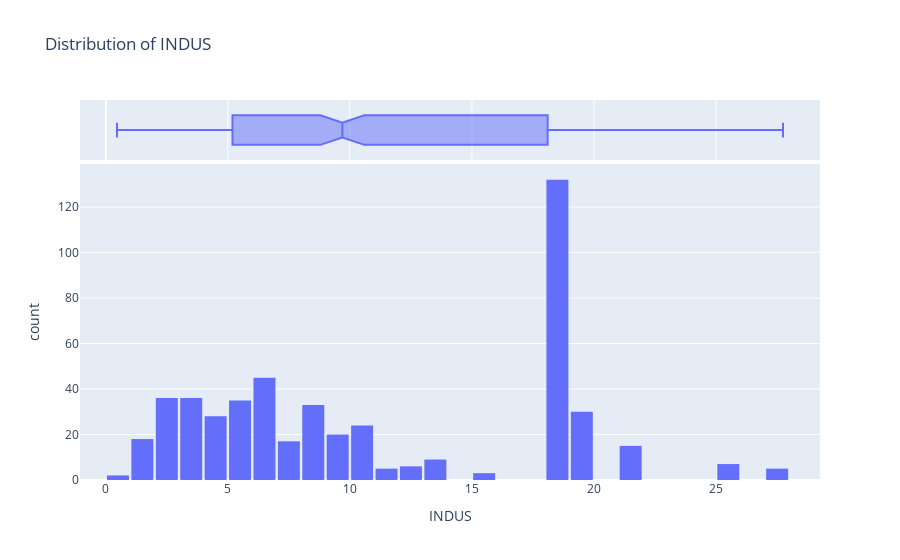

This figure's notebook cell:
### Markdown cell above
ZN has median < mean and has outliers

### Code cell
fig=px.histogram(bos,x='INDUS',marginal='box',nbins=45,title='Distribution of INDUS')
fig.update_layout(bargap=0.1)
fig.show()

### Figure 1 — Plotly figure (JSON) as saved in the notebook; plotly's stock layout.template omitted (floating-point values rounded to 4 significant figures; data arrays with more than 128 entries replaced by an {"elided": "..."} marker saying what was removed)
{"data": [{"alignmentgroup": "True", "bingroup": "x", "hovertemplate": "INDUS=%{x}<br>count=%{y}<extra></extra>", "legendgroup": "", "marker": {"color": "#636efa"}, "name": "", "nbinsx": 45, "offsetgroup": "", "orientation": "v", "showlegend": false, "type": "histogram", "x": {"elided": "506 float values"}, "xaxis": "x", "yaxis": "y"}, {"alignmentgroup": "True", "hovertemplate": "INDUS=%{x}<extra></extra>", "legendgroup": "", "marker": {"color": "#636efa"}, "name": "", "notched": true, "offsetgroup": "", "showlegend": false, "type": "box", "x": {"elided": "506 float values"}, "xaxis": "x2", "yaxis": "y2"}], "layout": {"bargap": 0.1, "barmode": "relative", "legend": {"tracegroupgap": 0}, "title": {"text": "Distribution of INDUS"}, "xaxis": {"anchor": "y", "domain": [0, 1], "title": {"text": "INDUS"}}, "xaxis2": {"anchor": "y2", "domain": [0, 1], "matches": "x", "showgrid": true, "showticklabels": false}, "yaxis": {"anchor": "x", "domain": [0, 0.8316], "title": {"text": "count"}}, "yaxis2": {"anchor": "x2", "domain": [0.8416, 1], "matches": "y2", "showgrid": false, "showline": false, "showticklabels": false, "ticks": ""}}}
